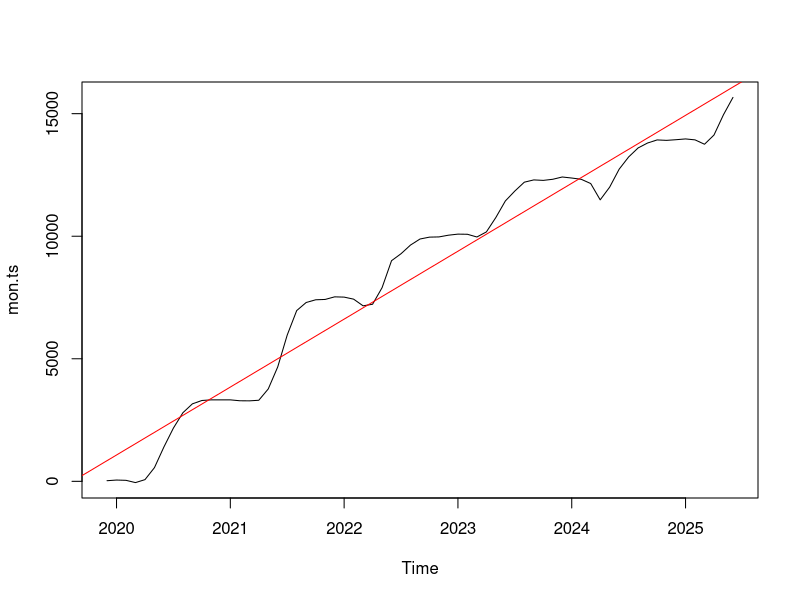
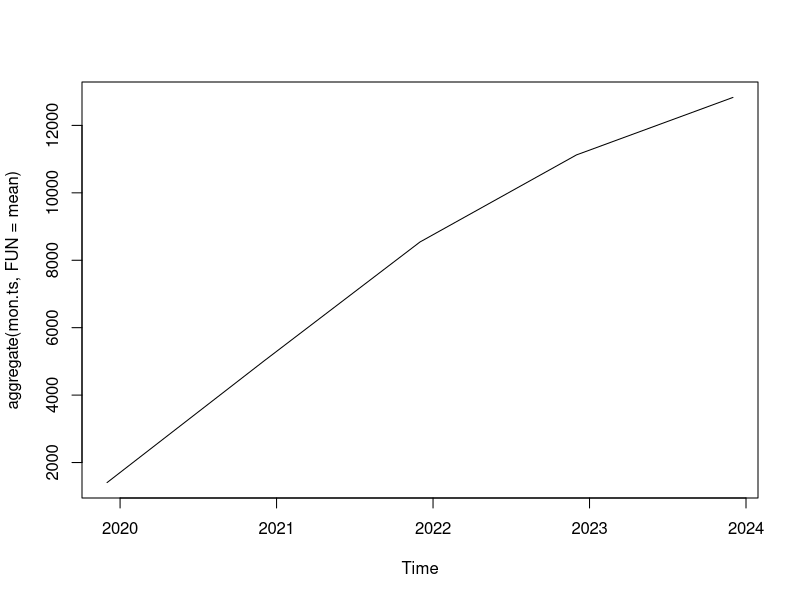
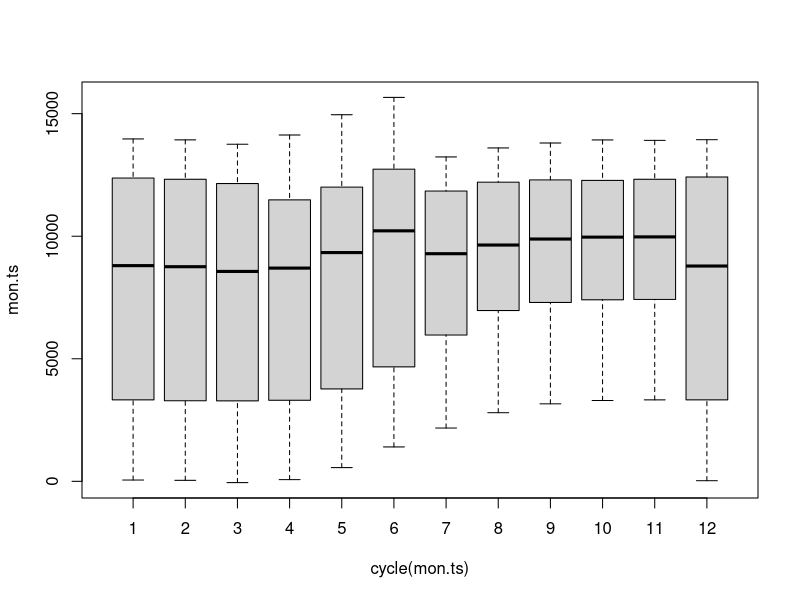
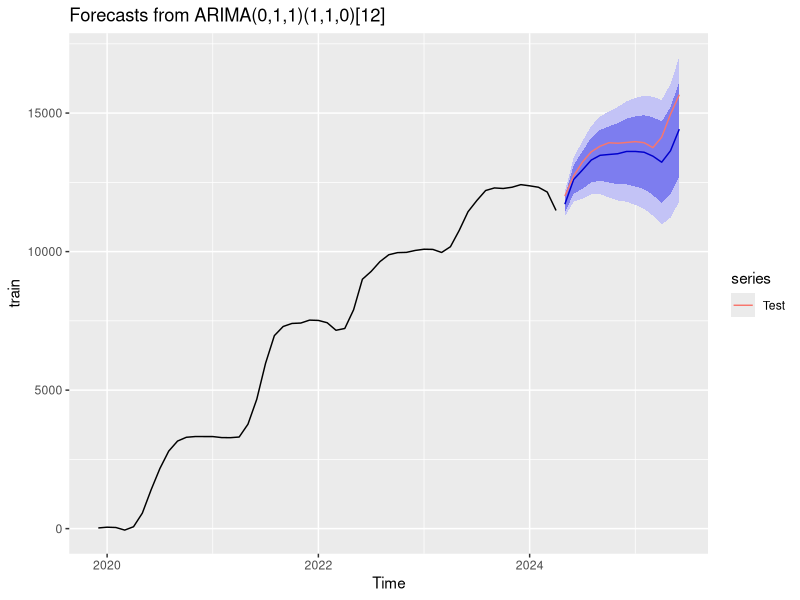

The R source for these figures, in order:
library(tidyverse)

getwd()
list.files()
data <- read_csv("Lanzhot_oak.CSV")

#---------------------------------------------
#             I. prepare the data
#---------------------------------------------

# data overview
summary(data)
class(data)
head(data)
str(data)

# delete all the rows with NA (luckily no NA in time)
data <- na.omit(data)

# change column names, doesn't matter what were the original names
colnames(data) <- c("Time", "oak1", "oak2", "oak3", "oak4", "oak5")

# calculate stem radius fluctuation for each tree, 
# then merge into data_all
tree_cols <- c("oak1", "oak2", "oak3", "oak4", "oak5")
data_all <- data.frame(Time = data$Time)
for (col in tree_cols){
  values <- data[[col]]
  fluct <- (values - values[1])/(2*pi)*1000
  data_all[[col]] <- fluct
}

# check if the first value for each tree is zero!
head(data_all)
summary(data_all)

#Convert “Time" into POSIXct format
data_all$Time <- as.POSIXct(data_all$Time, format = "%m/%d/%Y %H:%M")

# add date column
data_all <- data_all %>% 
  mutate(date = as.Date(data_all$Time))

# make two new dataframes for each tree, 
# 1st one contains date and daily average of stem radius fluctuation 
# 2nd one contains month and montly average of stem radius fluctuation 
day_oak1 <- setNames(
  aggregate(data_all$oak1,
            by=list(data_all$date),
            FUN=mean),
  c("Date", "Stem_Radius_Fluctuation")
)

mon_oak1 <- setNames(
  aggregate(day_oak1$Stem_Radius_Fluctuation,
            by=list(month=format(day_oak1$Date, "%Y-%m")),
            FUN=mean),
  c("month", "grow")
)


# daily mean and monthly mean for oak 2
day_oak2 <- setNames(
  aggregate(data_all$oak2,
            by=list(data_all$date),
            FUN=mean),
  c("Date", "Stem_Radius_Fluctuation")
)

mon_oak2 <- setNames(
  aggregate(day_oak2$Stem_Radius_Fluctuation,
            by=list(month=format(day_oak2$Date, "%Y-%m")),
            FUN=mean),
  c("month", "grow")
)

# daily mean and monthly mean for oak 3
day_oak3 <- setNames(
  aggregate(data_all$oak3,
            by=list(data_all$date),
            FUN=mean),
  c("Date", "Stem_Radius_Fluctuation")
)

mon_oak3 <- setNames(
  aggregate(day_oak3$Stem_Radius_Fluctuation,
            by=list(month=format(day_oak3$Date, "%Y-%m")),
            FUN=mean),
  c("month", "grow")
)

# daily mean and monthly mean for oak 4
day_oak4 <- setNames(
  aggregate(data_all$oak4,
            by=list(data_all$date),
            FUN=mean),
  c("Date", "Stem_Radius_Fluctuation")
)

mon_oak4 <- setNames(
  aggregate(day_oak4$Stem_Radius_Fluctuation,
            by=list(month=format(day_oak4$Date, "%Y-%m")),
            FUN=mean),
  c("month", "grow")
)



# daily mean and monthly mean for oak 5
day_oak5 <- setNames(
  aggregate(data_all$oak5,
            by=list(data_all$date),
            FUN=mean),
  c("Date", "Stem_Radius_Fluctuation")
)

mon_oak5 <- setNames(
  aggregate(day_oak5$Stem_Radius_Fluctuation,
            by=list(month=format(day_oak5$Date, "%Y-%m")),
            FUN=mean),
  c("month", "grow")
)


#-----------------------------------------------
#           II. visualize the time series
#-----------------------------------------------
#make time series based on daily_mean
#?ts
#day.ts <- ts(daily_mean$Stem_Radius_Fluctuation,
  #                start=c(2020,1),
   #               end = c(2024,365),
    #              frequency=365)
#plot(day.ts)

#make time series based on monthly_mean

#####   change the 
#####   number
#####   after mon_oak

mon.ts <- ts(mon_oak5$grow, 
                 start = c(2019,12), 
                 frequency = 12)

# top level metrics of a ts
str(mon.ts)
class(mon.ts)
start(mon.ts)
end(mon.ts)
frequency(mon.ts)
summary(mon.ts)

# detailed metrics
plot(mon.ts)
abline(lm(mon.ts~time(mon.ts)), col="red")
## lm(y~x, data=my_data) linear reg, x explaining y, 
## lm(data ~ time(data)),col="red"), data is ts, 
## y=data, x is extracted with FUN time().

cycle(mon.ts)
# This will print the cycle across years.

plot(aggregate(mon.ts, FUN=mean)) 
# This will agrregate the cycles and display a year-on-year trend
## The year-on-year trend shows that the growth has been increasing

boxplot(mon.ts~cycle(mon.ts))
# boxplot across months will give us a sense on seasonal effect
## the plot shows that from December to May the variance is higher
### than the months from Jun to November 
#### May seems to have the highest value, but not much higher 
##### than the rest months.
 
#-----------------------------------------------------
#            III. auto arima & forecast
#-----------------------------------------------------

# install.packages("forecast")
library(forecast)

# Example: assume x is your time series object (ts)
x <- mon.ts
# x <- day.ts

summary(x)
str(x)

# Split into training and test
n <- length(x) # n = 67
n
train_size <- floor(0.8 * n) # train_size = 53
train_size

## train <- window(x, end = c(0, train_size))   # adjust indexing if needed
## test  <- window(x, start = c(0, train_size + 1))

# time(x)[30] == x[30] # FALSE!!

train <- window(x, end = time(x)[train_size])   
test  <- window(x, start = time(x)[train_size + 1])

# Fit best ARIMA/SARIMA model
fit <- auto.arima(train, seasonal = TRUE, 
                  stepwise = FALSE, approximation = FALSE)

print(fit)
summary(fit)

# Forecast horizon = length of test set
h <- length(test)
fc <- forecast(fit, h = h)

# Prediction vs actual
pred <- fc$mean

# Compute errors
errors <- data.frame(
  MAE  = mean(abs(pred - test)),
  RMSE = sqrt(mean((pred - test)^2)),
  MAPE = mean(abs((pred - test) / test)) * 100
)

print(fit)
print(errors)

# Optional: plot forecast vs actual
autoplot(fc) + autolayer(test, series = "Test")

